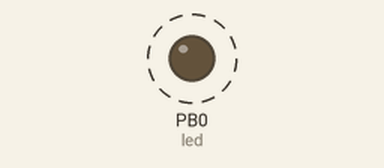
Simulated run of this program. Board: ATmega16, built with avr-gcc and emulated at 14.7456 MHz. On the bench: output pins drawn as LEDs (lit = HIGH). Dashed ring = blinking.

Above: at 0.2 s.
Timing chart, 0 to 3.0 s (numbered marks = the images above):
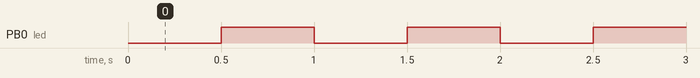

Measured:
- by itself, PB0 (led): alternates HIGH for 0.50 s and LOW for 0.50 s

The program:

main.c
```c
/*
 * Assignment1.c
 *
 * Created: 10/03/2025 15:21:05
 * Author : lican
 */

#define F_CPU 14745600UL

#include <avr/io.h>
#include <avr/interrupt.h>
#include <util/delay.h>
#include "./Timer-Header/timer.h"

void led_init()
{
	DDRB |= (1 << PB0); // setup led (output)
	PORTB &= ~(1 << PB0); //initially off
}
void led_toggle()
{
	PORTB ^= (1 << PB0);
}
void interrupt_init()
{
	sei(); //enable ATMEGA global interrupts
	TIMSK |= (1 << OCIE1A); //enable the interupt signaling for TIMER1 that's being used

	//cli(); disable ATMEGA global interrupts
}
ISR(TIMER1_COMPA_vect) //signal generated by the interrupt
{
	LEDF = 1;
}


int main(void)
{
	led_init();
	timer_init();
	interrupt_init();
    while (1)
    {
		if(LEDF == 1)
		{
			led_toggle();
			LEDF = 0;
		}
    }
}
```

timer.c
```c
/*
 * timer.c
 *
 * Created: 10/08/2025 15:22:31
 *  Author: lican
 */
#define F_CPU 14745600UL
#define COMPARE_VALUE 0x7080


#include <avr/io.h>
#include <avr/interrupt.h>
#include <util/delay.h>

int volatile LEDF = 0;

void timer_init() //TIMER1 16bits
{
	unsigned int value = COMPARE_VALUE;
	OCR1AH = (value >> 8) & 0xFF; // setting the value of the comparator
	OCR1AL = value & 0xFF;

	TCCR1B |= (1 << WGM12) | (1 << CS12); // CTC mode + prescalar 256 (CS12=1 CS11=0 CS10=0)
	TCCR1A &= ~(1 << WGM11) & ~(1 << WGM10); // CTC mode
}
```

timer.h
```c
/*
 * timer.h
 *
 * Created: 10/08/2025 15:21:33
 *  Author: lican
 */
extern volatile int LEDF;
void timer_init();
```
